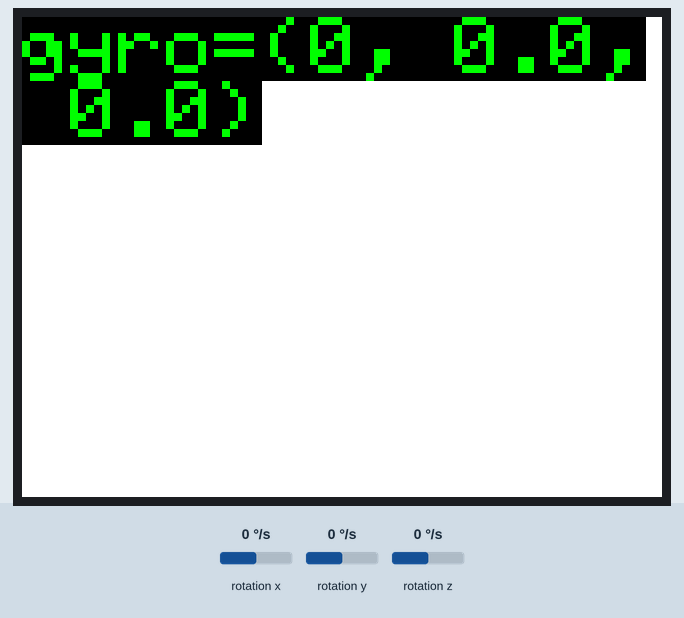
A sketch run on a simulated ESP32. Shown: 320×240 colour display. Inputs (shaded band) come from the test bench; at power-on: rotation x 0 °/s, rotation y 0 °/s, rotation z 0 °/s. WiFi joins after 1.5 s; servers stay silent unless stated; no MQTT or app messages arrive unless stated; what the sketch prints to the serial monitor is not drawn.

Above: at 3.4 s.
3.5 s: rotation x set to -192 °/s
At 4.4 s:
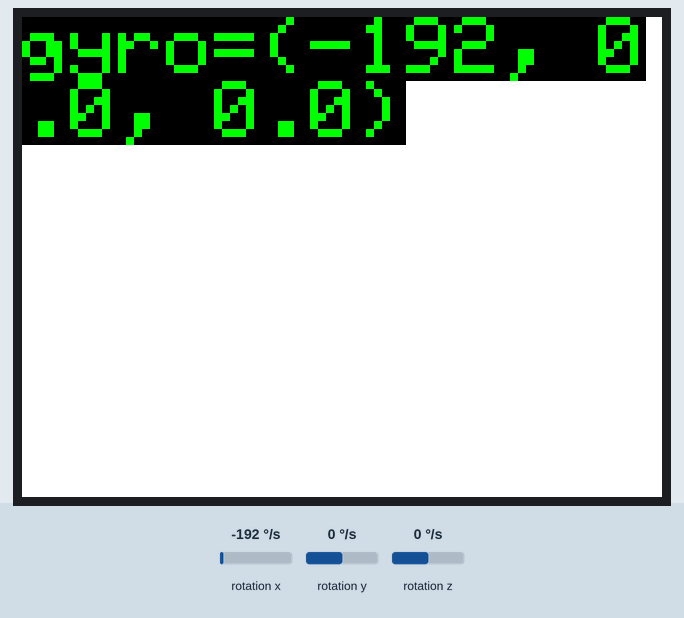
5.3 s: rotation y set to -192 °/s
At 6.6 s:
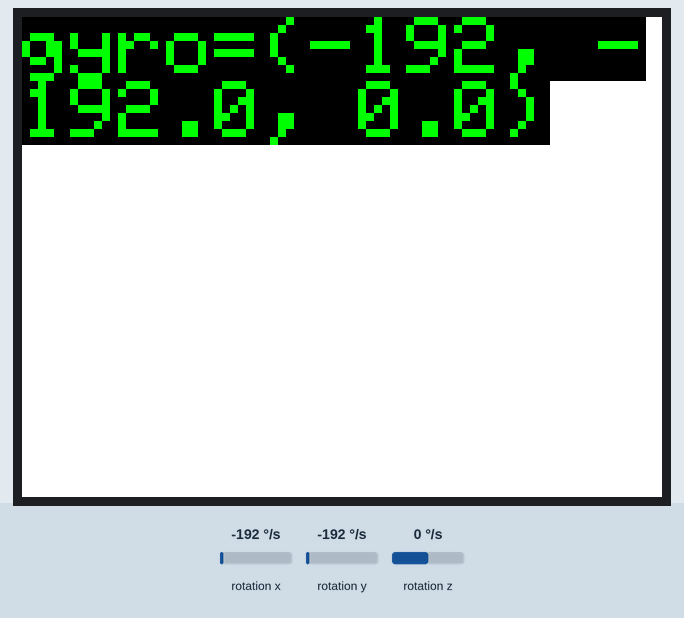
6.9 s: rotation z set to -192 °/s
At 8.1 s:
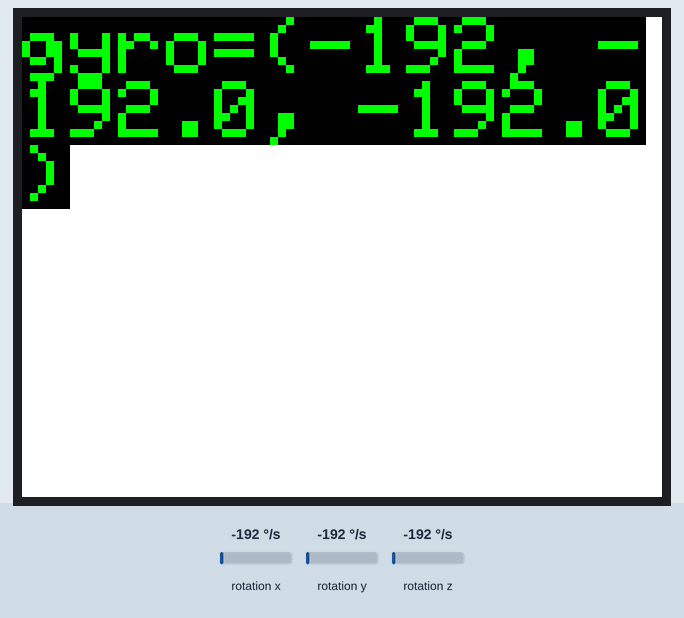
8.4 s: rotation x set to -100 °/s
At 9.7 s:
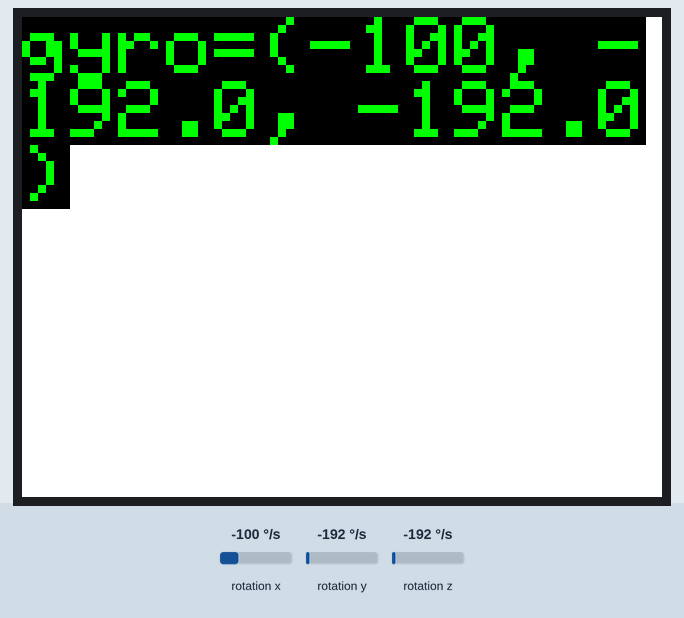
10.0 s: rotation y set to -100 °/s
At 10.5 s:
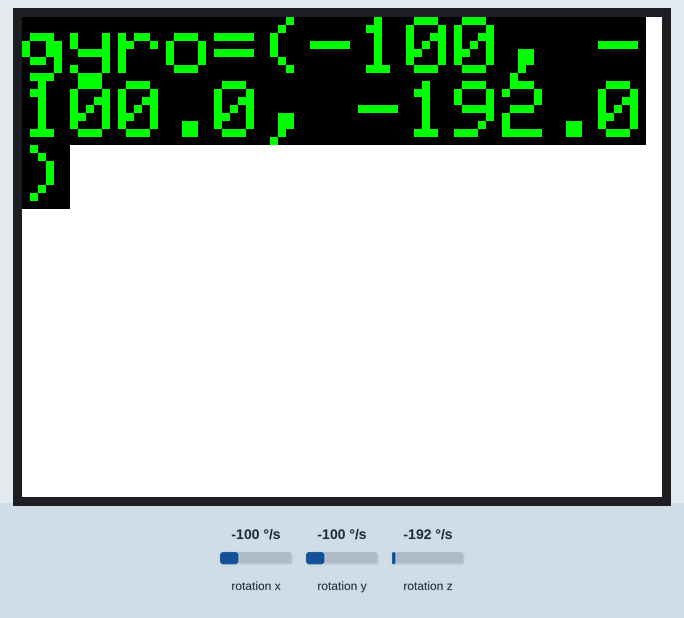
Timing chart, 0 to 12.6 s (numbered marks = the images above; inputs shaded):
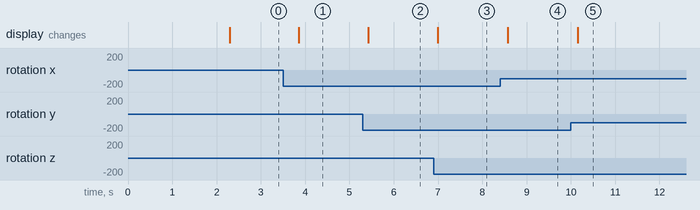

The sketch:

fire_xyz_sensor.ino
```cpp
#define M5STACK_MPU6886
#define MQTT_MAX_PACKET_SIZE 12048
#define RAD_TO_DEG 57.324

#include <M5Stack.h>
#include <WiFi.h>
#include <WiFiClient.h>
#include <PubSubClient.h>


float gyroX, gyroY, gyroZ;

char *ssid = "esp32_ap";
char *password = "";
const char *endpoint = "192.168.4.5";
// const int port = 1883;
// char *pubTopic = "axis";
// char *subTopic = "axis";
char *axis_data = "";


IPAddress ip(192, 168, 4, 180);
IPAddress gateway(192,168, 4, 1);
IPAddress subnet(255, 255, 255, 0);
IPAddress DNS(192, 168, 4, 1);
WiFiClient netClient;
PubSubClient MqttClient;


void setup_network() {

    Serial.print("Connecting to ");
    Serial.println(ssid);
    WiFi.config(ip, gateway, subnet, DNS);
    WiFi.begin(ssid, password);
    delay(2000);

    while (WiFi.waitForConnectResult() != WL_CONNECTED) {
        delay(2000);
        WiFi.begin(ssid, password);
        Serial.println(".");
    }
    Serial.println("WiFi Connected.");
    Serial.println(WiFi.localIP());

}

void connect() {

    setup_network();

    Serial.println("ThingName: ESP32");
    Serial.println("before....");
    MqttClient.setServer(endpoint, 1883);
    MqttClient.connect("axis");
    Serial.println("After....");
    // MqttClient.setClient(netClient);

    while ( !MqttClient.connected() ) {
        Serial.println("MQTT : Re connect...");
        MqttClient.setServer(endpoint, 1883);
        MqttClient.connect("axis1");
        delay(2000);
    }
    // MqttClient.subscribe("m5stack/sub/#");

}

void reconnect() {
    Serial.println("ThingName: ESP32");
    Serial.println("before....");
    MqttClient.setServer(endpoint, 1883);
    MqttClient.connect("axis");
    Serial.println("After....");
    // MqttClient.setClient(netClient);

    while ( !MqttClient.connected() ) {
        Serial.println("MQTT : Re connect...");
        MqttClient.setServer(endpoint, 1883);
        MqttClient.connect("axis");
        delay(2000);
    }
}

void setup()
{
  Serial.begin(115200);

  M5.begin();
  M5.Power.begin();

  M5.IMU.Init();
  M5.Lcd.fillScreen(WHITE);
  M5.Lcd.setTextColor(GREEN , BLACK);
  M5.Lcd.setTextSize(4);
  Serial.println("End: M5 Setup");

  connect();

  Serial.println("End: Connect");

}

void loop() {
  M5.IMU.getGyroData(&gyroX,&gyroY,&gyroZ);
  M5.Lcd.setCursor(0, 0);
  M5.Lcd.printf("gyro=(%0.f, %0.1f, %0.1f)", gyroX, gyroY, gyroZ);

//  Serial.println(printf("axis_data", "{\"x\":\"%0.1f\",\"y\":\"%0.1f\",\"z\":\"%0.1f\"}", gyroX, gyroY, gyroZ));
//  sprintf(axis_data, "{\"x\":\"%0.1f\",\"y\":\"%0.1f\",\"z\":\"%0.1f\"}", gyroX, gyroY, gyroZ);
//  Serial.println(axis_data);
  // Serial.println("aaa: " + (char)gyroX);
  Serial.println("{\"x\":\""+ String(gyroX,1) +"\",\"y\":\""+ String(gyroY,1) +"\",\"z\":\""+ String(gyroZ,1) +"\"}");
  //MqttClient.publish("axis", "{\"x\":\""+ String(gyroX,1) +"\",\"y\":\""+ String(gyroY,1) +"\",\"z\":\""+ String(gyroZ,1) +"\"}");
  // MqttClient.loop();


  if (!MqttClient.connected()) {
    reconnect();
  }

  delay(500);
}
```

Measured:
- after the input at 3.5 s, the display: changes after 0.35 s (image 1)
- after the input at 5.3 s, the display: changes after 0.12 s (image 2)
- after the input at 6.9 s, the display: changes after 0.10 s (image 3)
- after the input at 8.4 s, the display: changes after 0.18 s (image 4)
- after the input at 10.0 s, the display: changes after 0.16 s (image 5)
